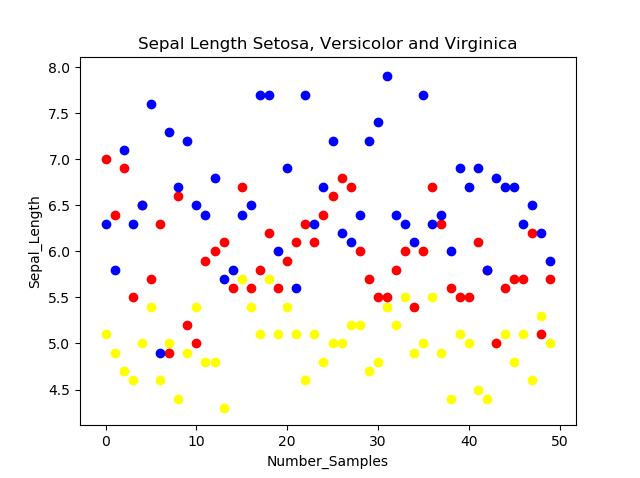

Source code (Python):
import pandas as pd
#imports pandas as pd
   
import matplotlib.pyplot as plot
#imports matplotlib as plt
   
dataframe = pd.read_csv('https://raw.githubusercontent.com/uiuc-cse/data-fa14/gh-pages/data/iris.csv')
#Adapted from https://raw.githubusercontent.com/uiuc-cse/data-fa14/gh-pages/data/iris.csv
# read the data from the downloaded CSV file.


Setosa = dataframe.loc[dataframe['species'] == 'setosa']
Versicolor = dataframe.loc[dataframe['species'] == 'versicolor']
Virginica = dataframe.loc[dataframe['species'] == 'virginica']
#creates a dataframe of each species and asssigns them

number_of_samples = int(50)
#defines the number of samples and assigns them an integer

plot.scatter(range(number_of_samples),Setosa["sepal_length"], color = "yellow")
plot.scatter(range(number_of_samples),Versicolor["sepal_length"], color = "red")
plot.scatter(range(number_of_samples),Virginica["sepal_length"], color = "blue")
#utilises the plot.scatter function in matplotlib to create a scatter plot, uses the range function to define y and number of samples, defines x axis as sepal length of all species and assigns them their respective colours

plot.title("Sepal Length Setosa, Versicolor and Virginica")
plot.xlabel('Number_Samples')
plot.ylabel('Sepal_Length')

plot.show()
#uses the title label and show functions in matplotlib to give a title to the plot and label the x and y axis and then shows the plot
